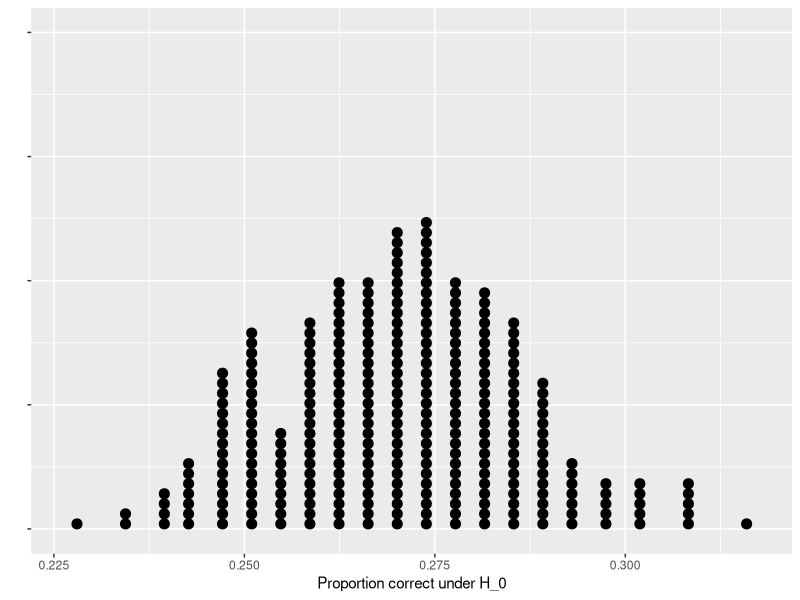
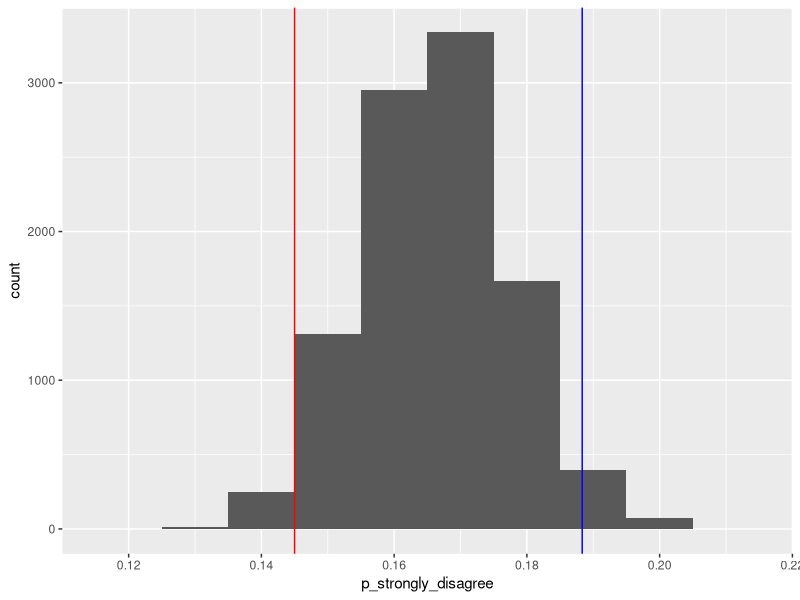

These charts were generated, in order, by the following R code:
## ---- chunk 1
htmltools::tagList(rmarkdown::html_dependency_font_awesome())

knitr::opts_chunk$set(echo = TRUE, message = FALSE, warning = FALSE)
## ---- chunk 2
library(tidyverse)
library(knitr)
opts_chunk$set(warning = FALSE, message = FALSE) 
## ---- chunk 3
# create a vector of missing values to store results
repetitions <- 300
simulated_stats <- rep(NA, repetitions) # 100 missing values

n_observations <- 144 + 641

set.seed(101)
for (i in 1:repetitions)
{
  new_sim <- sample(c("smoker", "nonsmoker"), size=n_observations, replace=TRUE, prob=c(0.27, 1-0.27))
  sim_p <- sum(new_sim == "smoker") / n_observations
  # add the new simulated value to the ith entry in the vector of results
  simulated_stats[i] <- sim_p
}

# turn results into a data frame
sim <- data_frame(p_right = simulated_stats)

# plot
ggplot(sim, aes(x=p_right)) + geom_dotplot(dotsize = 0.45) + labs(y="", x="Proportion correct under H_0") +
  theme(axis.text.y = element_blank())
## ---- chunk 4
# create a vector of missing values to store results
repetitions <- 10000
simulated_stats <- rep(NA, repetitions) # 10,000 missing values

n_observations <- 1087
test_stat <- 0.145
distance_from_null <- 1/6 - test_stat; # note that 1/6=0.166667
other_extreme <- 1/6 + distance_from_null

set.seed(101)
for (i in 1:repetitions)
{
  new_sim <- sample(c("strongly_disagree", "dont_strongly_disagree"), size=n_observations, replace=TRUE, prob=c(1/6, 5/6))
  sim_p <- sum(new_sim == "strongly_disagree") / n_observations
  # add the new simulated value to the ith entry in the vector of results
  simulated_stats[i] <- sim_p
}


# turn results into a data frame
sim2 <- data_frame("p_strongly_disagree" = simulated_stats)

# plot
ggplot(sim2, aes(p_strongly_disagree)) + 
geom_histogram(binwidth=0.01) +
geom_vline(xintercept = test_stat, color="red") +
  geom_vline(xintercept = other_extreme, color="blue") 

# Calculate p-value
num_extreme <- sim2 %>% 
  filter(p_strongly_disagree < test_stat | p_strongly_disagree > other_extreme) %>%
  nrow()

pvalue <- num_extreme / nrow(sim2)
pvalue
  
## ---- chunk 5

calculate_pvalue_legalization <- function(repetitions){

# create a vector of missing values to store results
simulated_stats <- rep(NA, repetitions) # 10,000 missing values

n_observations <- 1087
test_stat <- 0.145
distance_from_null <- 1/6 - test_stat; # note that 1/6=0.166667
other_extreme <- 1/6 + distance_from_null

for (i in 1:repetitions)
{
  new_sim <- sample(c("strongly_disagree", "dont_strongly_disagree"), size=n_observations, replace=TRUE, prob=c(1/6, 5/6))
  sim_p <- sum(new_sim == "strongly_disagree") / n_observations
  # add the new simulated value to the ith entry in the vector of results
  simulated_stats[i] <- sim_p
}


# turn results into a data frame
sim2 <- data_frame("p_strongly_disagree" = simulated_stats)

# plot
ggplot(sim2, aes(p_strongly_disagree)) + 
geom_histogram(binwidth=0.01) +
geom_vline(xintercept = test_stat, color="red") +
  geom_vline(xintercept = other_extreme, color="blue") 

# Calculate p-value
num_extreme <- sim2 %>% 
  filter(p_strongly_disagree < test_stat | p_strongly_disagree > other_extreme) %>%
  nrow()

pvalue <- num_extreme / nrow(sim2)

return(pvalue)
  
}# end calculate_pvalue_legalization function
## ---- chunk 6
set.seed(123)

startTime_100 <- Sys.time();
pvalue_100 <- calculate_pvalue_legalization(repetitions = 100)
endTime_100 <- Sys.time();
runtime_100 <- endTime_100 - startTime_100;

startTime_1000 <- Sys.time();
pvalue_1000 <- calculate_pvalue_legalization(repetitions = 1000)
endTime_1000 <- Sys.time();
runtime_1000 <- endTime_1000 - startTime_1000;

startTime_10000 <- Sys.time();
pvalue_10000 <- calculate_pvalue_legalization(repetitions = 10000)
endTime_10000 <- Sys.time();
runtime_10000 <- endTime_10000 - startTime_10000;

startTime_50000 <- Sys.time();
pvalue_50000 <- calculate_pvalue_legalization(repetitions = 50000)
endTime_50000 <- Sys.time();
runtime_50000 <- endTime_50000 - startTime_50000;

data.frame(repetitons=c(100,1000,10000,50000), 
           pvalue=c(pvalue_100, pvalue_1000, pvalue_10000, pvalue_50000),
           runtime=c(runtime_100, runtime_1000, runtime_10000, runtime_50000))
## ---- chunk 7
calculate_pvalue_cloning <- function(prop_cloning, repetitions){
 
  # create a vector of missing values to store results
simulated_stats <- rep(NA, repetitions) 

n_observations <- 1012
test_stat <- 0.09


for (i in 1:repetitions)
{
  new_sim <- sample(c("allowed", "not_allowed"), size=n_observations, replace=TRUE, prob=c(prop_cloning, 1-prop_cloning))
  sim_p <- sum(new_sim == "allowed") / n_observations
  # add the new simulated value to the ith entry in the vector of results
  simulated_stats[i] <- sim_p
}

# turn results into a data frame
sim3 <- data_frame("p_allowed" = simulated_stats)

# Calculate p-value
num_extreme <- sim3 %>% 
  filter(  abs(p_allowed - prop_cloning) > abs(test_stat - prop_cloning)) %>%
  nrow()

pvalue <- num_extreme / nrow(sim3)

return(pvalue)
   
}
## ---- chunk 8
set.seed(31)
calculate_pvalue_cloning(prop_cloning = 0.12, repetitions = 10000);
## ---- chunk 9
set.seed(32)
calculate_pvalue_cloning(prop_cloning = 0.10, repetitions = 10000);
